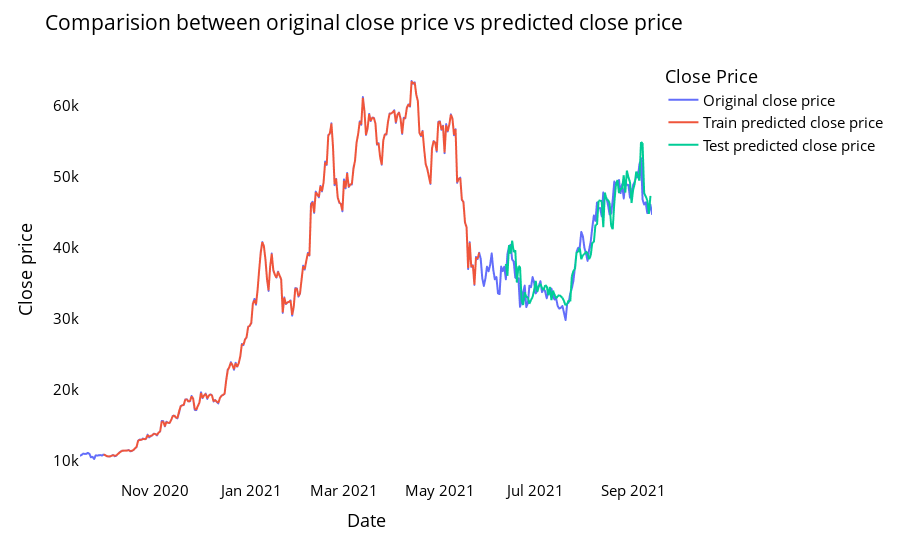

Here is the notebook cell this chart was saved with:
### Code cell
# shift train predictions for plotting

look_back=time_step
trainPredictPlot = np.empty_like(closedf)
trainPredictPlot[:, :] = np.nan
trainPredictPlot[look_back:len(train_predict)+look_back, :] = train_predict
print("Train predicted data: ", trainPredictPlot.shape)

# shift test predictions for plotting
testPredictPlot = np.empty_like(closedf)
testPredictPlot[:, :] = np.nan
testPredictPlot[len(train_predict)+(look_back*2)+1:len(closedf)-1, :] = test_predict
print("Test predicted data: ", testPredictPlot.shape)

names = cycle(['Original close price','Train predicted close price','Test predicted close price'])

plotdf = pd.DataFrame({'date': close_stock['date'],
                       'original_close': close_stock['close'],
                      'train_predicted_close': trainPredictPlot.reshape(1,-1)[0].tolist(),
                      'test_predicted_close': testPredictPlot.reshape(1,-1)[0].tolist()})

fig = px.line(plotdf,x=plotdf['date'], y=[plotdf['original_close'],plotdf['train_predicted_close'],
                                          plotdf['test_predicted_close']],
              labels={'value':'Close price','date': 'Date'})
fig.update_layout(title_text='Comparision between original close price vs predicted close price',
                  plot_bgcolor='white', font_size=15, font_color='black',legend_title_text='Close Price')
fig.for_each_trace(lambda t:  t.update(name = next(names)))

fig.update_xaxes(showgrid=False)
fig.update_yaxes(showgrid=False)
fig.show()

### Figure 1 — Plotly figure (JSON) as saved in the notebook; plotly's stock layout.template omitted (floating-point values rounded to 4 significant figures; data arrays with more than 128 entries replaced by an {"elided": "..."} marker saying what was removed)
{"data": [{"hovertemplate": "variable=original_close<br>Date=%{x}<br>Close price=%{y}<extra></extra>", "legendgroup": "original_close", "line": {"color": "#636efa", "dash": "solid"}, "marker": {"symbol": "circle"}, "mode": "lines", "name": "Original close price", "showlegend": true, "type": "scattergl", "x": {"elided": "362 str values"}, "xaxis": "x", "y": {"elided": "362 float values"}, "yaxis": "y"}, {"hovertemplate": "variable=train_predicted_close<br>Date=%{x}<br>Close price=%{y}<extra></extra>", "legendgroup": "train_predicted_close", "line": {"color": "#EF553B", "dash": "solid"}, "marker": {"symbol": "circle"}, "mode": "lines", "name": "Train predicted close price", "showlegend": true, "type": "scattergl", "x": {"elided": "362 str values"}, "xaxis": "x", "y": {"elided": "362 float values"}, "yaxis": "y"}, {"hovertemplate": "variable=test_predicted_close<br>Date=%{x}<br>Close price=%{y}<extra></extra>", "legendgroup": "test_predicted_close", "line": {"color": "#00cc96", "dash": "solid"}, "marker": {"symbol": "circle"}, "mode": "lines", "name": "Test predicted close price", "showlegend": true, "type": "scattergl", "x": {"elided": "362 str values"}, "xaxis": "x", "y": {"elided": "362 float values"}, "yaxis": "y"}], "layout": {"font": {"color": "black", "size": 15}, "legend": {"title": {"text": "Close Price"}, "tracegroupgap": 0}, "margin": {"t": 60}, "plot_bgcolor": "white", "title": {"text": "Comparision between original close price vs predicted close price"}, "xaxis": {"anchor": "y", "domain": [0, 1], "showgrid": false, "title": {"text": "Date"}}, "yaxis": {"anchor": "x", "domain": [0, 1], "showgrid": false, "title": {"text": "Close price"}}}}
